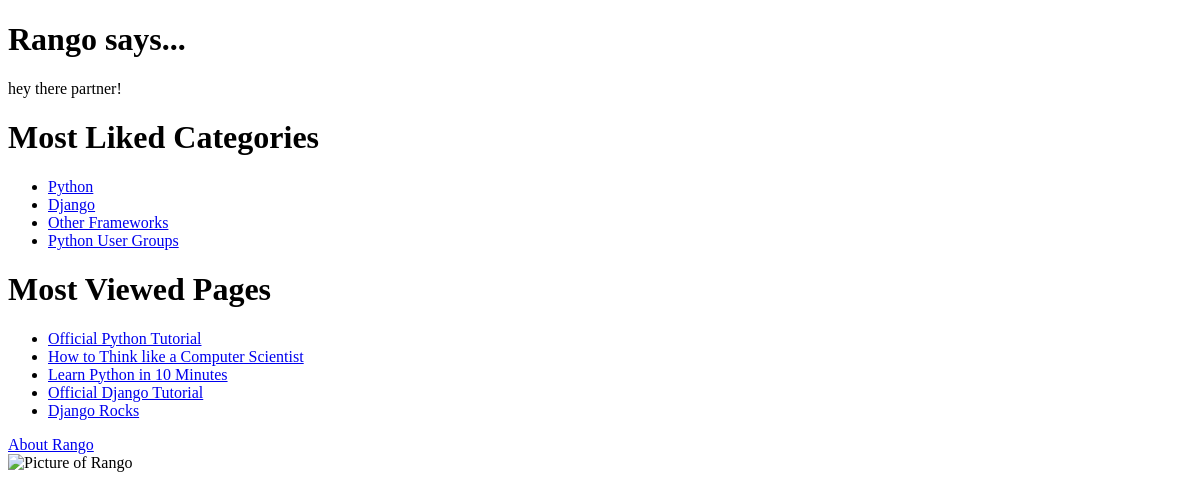
Before: / with the older database file.
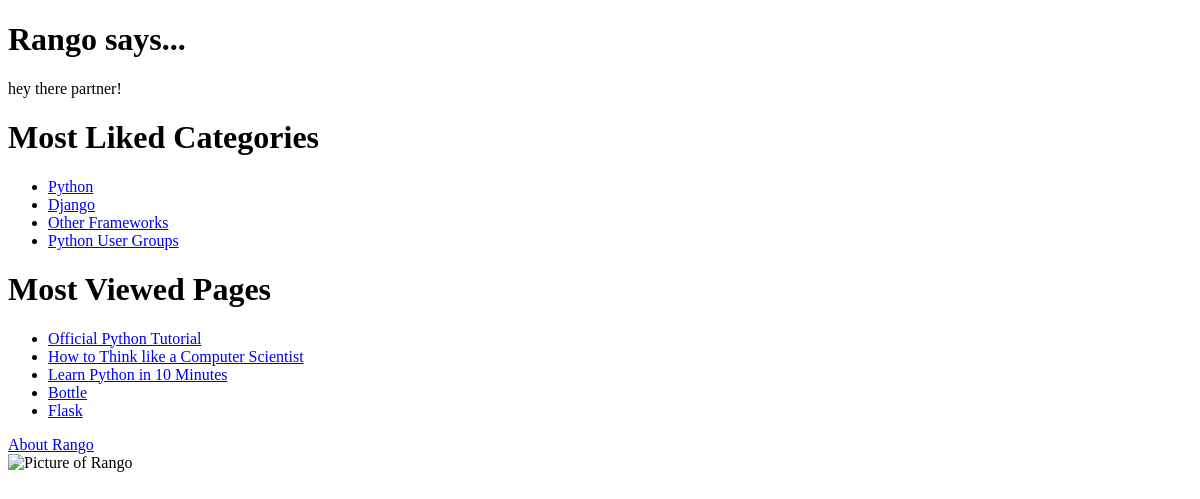
After: the same page with the newer database file.
### rango/models.py (models this page shows, shortened)
class Category(models.Model):
    name = models.CharField(max_length=128, unique=True)
    views = models.IntegerField(default=0)
    likes = models.IntegerField(default=0)
    slug = models.SlugField(unique=True)
    class Meta:
       verbose_name_plural = 'Categories'

class Page(models.Model):
    category = models.ForeignKey(Category)
    title = models.CharField(max_length=128)
    url = models.URLField()
    views = models.IntegerField(default=0)

### rango/views.py (the view)
# urls.py: url(r'^$', views.index, name='index'),
def index(request):
    category = Category.objects.order_by('-likes')[:5]
    page = Page.objects.order_by('-views')[:5]
    context_dict = {'categories': category,'pages': page}
    return render(request, 'rango/index.html' , context=context_dict)

### templates/rango/index.html (shortened to what this page needs)
<!DOCTYPE html>
{% load staticfiles %}
<html>
<head>
</head>
<body>
    <h1>Rango says...</h1>
    <div>hey there partner!</div>
    <div>
    {% if categories %}
    <h1>Most Liked Categories</h1>
    <ul>
        {% for category in categories %}
            <li>
            <a href="/rango/category/{{ category.slug }}">{{ category.name }}</a>
            </li>
        {% endfor %}
    </ul>
    {% else %}
        <strong>There are no categories present.</strong>
    {% endif %}
    {% if pages %}
    <h1>Most Viewed Pages</h1>
    <ul>
        {% for page in pages %}
            <li>
            <a href="{{ page.url }}">{{ page.title }}</a>
            </li>
        {% endfor %}
    </ul>
    {% else %}
        <strong>There are no categories present.</strong>
    {% endif %}
    </div>
    <div>
        <a href="/rango/about/">About Rango</a><br />
        <img src="{% static "images/rango.jpg" %}" alt="Picture of Rango" />
    </div>
</body>
</html>

Changed rows visible on the page:
removed Page: title "Official Django Tutorial"
removed Page: title "Django Rocks"
added Page: title "Bottle"
added Page: title "Flask"
